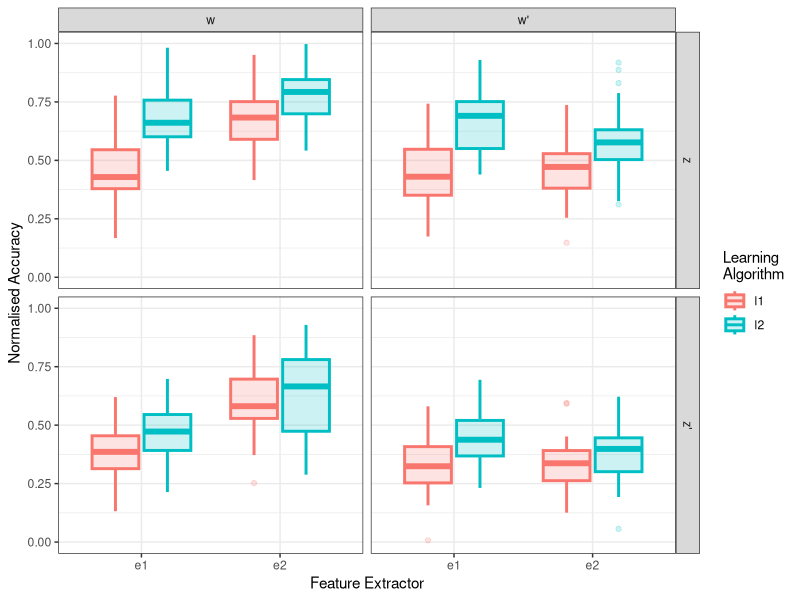

Source code (R):
## ---- chunk 1
library(tidyverse)
## ---- chunk 2
set.seed(1986)
## ---- chunk 3
get_mean <- function(x, l, k, z, w,
                     x_num=2, l_num=2, k_num=2) {
  x <- x / (x_num - 1)
  l <- l / (l_num - 1)
  k <- k / (k_num - 1)
  the_mean <- ((x+1)*0.3 + ((l+1)*0.15)+0.1 + (l*(1-x))*0.1 -
    (z)*0.1 - (z*l)*0.1 - (w*x)*0.3 - (z*w)*0.05)*(1 - k*0.01)
  max(0.1, min(0.9, the_mean))
}

## ---- chunk 4
x_num <- 2
l_num <- 2
k_num <- 40
z_num <- 2
w_num <- 2
N <- 1

measurements <-
  as.tibble(
    expand.grid(
      X=0:(x_num-1),
      L=0:(l_num-1),
      K=0:(k_num-1),
      Z=0:(z_num-1),
      W=0:(w_num-1)
    )
  ) %>%
  rowwise() %>%
  mutate(
    feat_ext=paste0('e', X+1),
    learn_alg=paste0('l', L+1),
    conf_1=ifelse(Z==1, "z'", "z"),
    conf_2=ifelse(W==1, "w'", "w"),
    samp=as.character(K+1),
    mean_acc = get_mean(X, L, K, Z, W),
    acc=truncnorm::rtruncnorm(
      n(),
      a=0,
      b=1,
      mean=mean_acc,
      sd=0.1)
  )

## ---- chunk 5
measurements %>%
    ggplot() +
    geom_boxplot(aes(x=feat_ext, y=acc, color=learn_alg, fill=learn_alg),
               alpha=0.2, size=1) +
    facet_grid(rows=vars(conf_1), cols=vars(conf_2)) +
    coord_cartesian(ylim=c(0,1)) +
    labs(x='Feature Extractor', y='Normalised Accuracy') +
    scale_color_discrete(name='Learning\nAlgorithm') +
    scale_fill_discrete(name='Learning\nAlgorithm') +
    theme_bw()
## ---- chunk 6
model <- acc ~ learn_alg*feat_ext + learn_alg*conf_1 + learn_alg*conf_2 + 
    feat_ext*conf_1 + feat_ext*conf_2 + conf_1*conf_2 + (1 | samp)

## ---- chunk 7
linear_fit <- lme4::lmer(
  model,
  data=measurements)
## ---- chunk 8
summary(linear_fit)
## ---- chunk 9
anova(linear_fit)
## ---- chunk 10
summary(lme4::glmer(
  model,
  family = "binomial",
  data=measurements))
